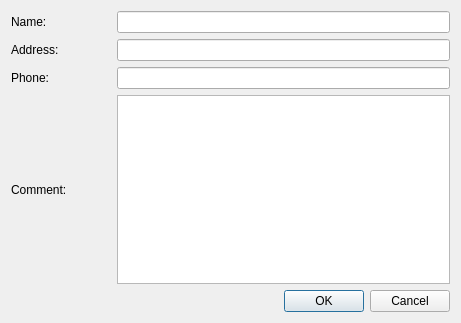
<?xml version="1.0" encoding="UTF-8"?>
<ui version="4.0">
 <class>CreateCompany</class>
 <widget class="QDialog" name="CreateCompany">
  <property name="geometry">
   <rect>
    <x>0</x>
    <y>0</y>
    <width>461</width>
    <height>323</height>
   </rect>
  </property>
  <property name="sizePolicy">
   <sizepolicy hsizetype="Fixed" vsizetype="Fixed">
    <horstretch>0</horstretch>
    <verstretch>0</verstretch>
   </sizepolicy>
  </property>
  <property name="windowTitle">
   <string>Create/Update company</string>
  </property>
  <property name="locale">
   <locale language="English" country="UnitedStates"/>
  </property>
  <property name="modal">
   <bool>true</bool>
  </property>
  <layout class="QGridLayout" name="gridLayout">
   <property name="leftMargin">
    <number>11</number>
   </property>
   <property name="topMargin">
    <number>11</number>
   </property>
   <property name="rightMargin">
    <number>11</number>
   </property>
   <property name="bottomMargin">
    <number>11</number>
   </property>
   <item row="2" column="1">
    <widget class="QLineEdit" name="phoneEdit">
     <property name="toolTip">
      <string>Must not be an empty</string>
     </property>
    </widget>
   </item>
   <item row="2" column="0">
    <widget class="QLabel" name="phoneLb">
     <property name="text">
      <string>Phone:</string>
     </property>
    </widget>
   </item>
   <item row="1" column="0">
    <widget class="QLabel" name="addresLb">
     <property name="text">
      <string>Address:</string>
     </property>
    </widget>
   </item>
   <item row="1" column="1">
    <widget class="QLineEdit" name="addressEdit">
     <property name="toolTip">
      <string>Must not be an empty</string>
     </property>
    </widget>
   </item>
   <item row="0" column="1">
    <widget class="QLineEdit" name="nameEdit">
     <property name="toolTip">
      <string>Must not be empty</string>
     </property>
    </widget>
   </item>
   <item row="4" column="0" colspan="2">
    <layout class="QHBoxLayout" name="horizontalLayout">
     <item>
      <spacer name="horizontalSpacer">
       <property name="orientation">
        <enum>Qt::Horizontal</enum>
       </property>
       <property name="sizeHint" stdset="0">
        <size>
         <width>40</width>
         <height>20</height>
        </size>
       </property>
      </spacer>
     </item>
     <item>
      <widget class="QPushButton" name="okBtn">
       <property name="text">
        <string>OK</string>
       </property>
      </widget>
     </item>
     <item>
      <widget class="QPushButton" name="cancelBtn">
       <property name="text">
        <string>Cancel</string>
       </property>
      </widget>
     </item>
    </layout>
   </item>
   <item row="0" column="0">
    <widget class="QLabel" name="nameLb">
     <property name="sizePolicy">
      <sizepolicy hsizetype="Preferred" vsizetype="Preferred">
       <horstretch>0</horstretch>
       <verstretch>0</verstretch>
      </sizepolicy>
     </property>
     <property name="minimumSize">
      <size>
       <width>100</width>
       <height>0</height>
      </size>
     </property>
     <property name="text">
      <string>Name:</string>
     </property>
    </widget>
   </item>
   <item row="3" column="0">
    <widget class="QLabel" name="label_4">
     <property name="text">
      <string>Comment:</string>
     </property>
    </widget>
   </item>
   <item row="3" column="1">
    <widget class="QTextEdit" name="commentTextEdit">
     <property name="toolTip">
      <string>Can leave it an empty</string>
     </property>
    </widget>
   </item>
  </layout>
 </widget>
 <tabstops>
  <tabstop>nameEdit</tabstop>
  <tabstop>addressEdit</tabstop>
  <tabstop>phoneEdit</tabstop>
  <tabstop>commentTextEdit</tabstop>
  <tabstop>okBtn</tabstop>
  <tabstop>cancelBtn</tabstop>
 </tabstops>
 <resources/>
 <connections/>
</ui>
